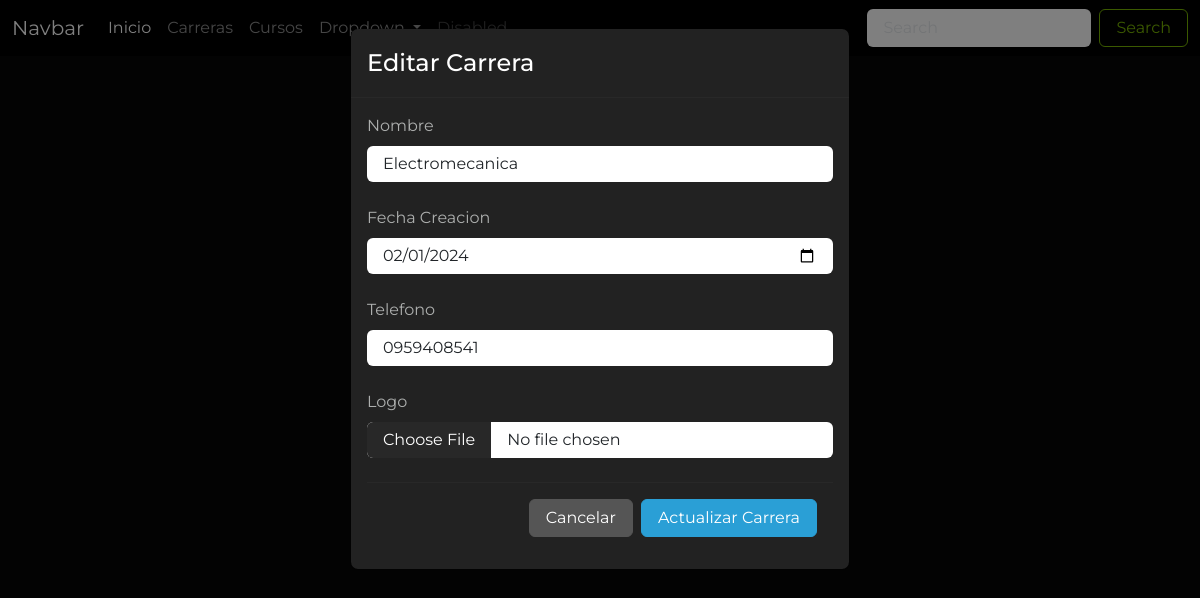
/editar_carrera/4, run on an earlier commit of the app's database.
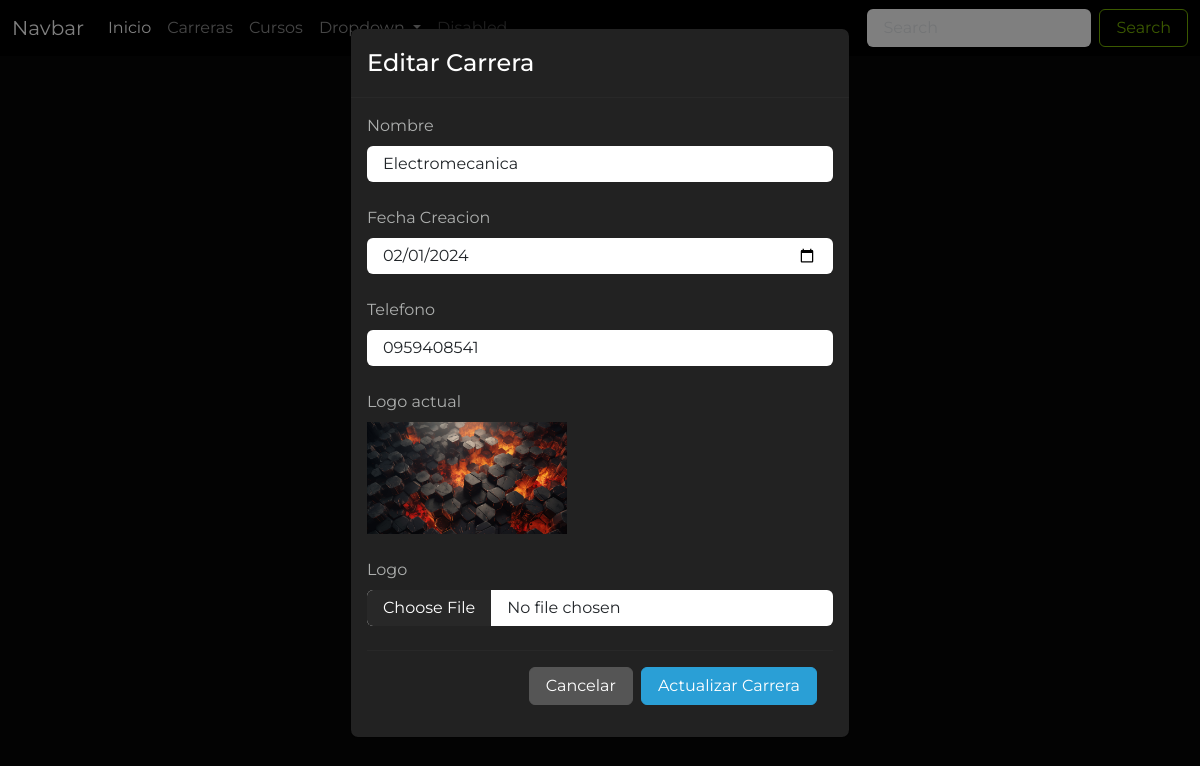
And on a later commit of the database.
### Aplicaciones/Educacion/models.py (models this page shows, shortened)
class Carrera(models.Model):
    id_car=models.AutoField(primary_key=True)
    nombre_car=models.CharField(max_length=50)
    fecha_creacion_car=models.DateField()
    telefono_car=models.CharField(max_length=10)
    logo_car=models.FileField(upload_to='carreras', null=True)

### Aplicaciones/Educacion/views/carrera_views.py (the view)
# urls.py: path('editar_carrera/<id>', carrera_views.editar_carrera, name="editar_carrera"),
def editar_carrera(request, id):
    carreraDb = Carrera.objects.get(id_car=id)
    return render(request, 'editar_carrera.html', {
      "carrera": carreraDb
    })

### Aplicaciones/Educacion/templates/editar_carrera.html (shortened to what this page needs)
{% extends 'plantilla.html' %} {% load static %}  {% block contenido %}
<div class="container">
  <h1 class="mt-4 text-center">Editar Carrera</h1>
</div>
<div
  class="modal fade"
  id="exampleModal"
  tabindex="-1"
  aria-labelledby="exampleModalLabel"
  aria-hidden="true"
  data-bs-backdrop="static"
>
  <div class="modal-dialog">
    <div class="modal-content">
      <div class="modal-header">
        <h1 class="modal-title fs-5" id="exampleModalLabel">Editar Carrera</h1>
      </div>
      <div class="modal-body">
        <form
          action="{% url 'procesar_editar_carrera' %}"
          method="post"
          enctype="multipart/form-data"
        >
          <div class="mb-4">
            <label for="" class="form-label">Nombre</label>
            <input
              type="text"
              placeholder="Sistemas de Informacion"
              id="nombre_car"
              name="nombre_car"
              required
              class="form-control"
              value="{{carrera.nombre_car}}"
            />
          </div>
          <div class="mb-4">
            <label for="" class="form-label">Fecha Creacion</label>
            <input
              type="date"
              id="fecha_creacion_car"
              name="fecha_creacion_car"
              required
              class="form-control"
              value="{{carrera.fecha_creacion_car|date:'Y-m-d'}}"
            />
          </div>
          <div class="mb-4">
            <label for="" class="form-label">Telefono</label>
            <input
              type="text"
              placeholder="0945879541"
              id="telefono_car"
              name="telefono_car"
              required
              class="form-control"
              value="{{carrera.telefono_car}}"
            />
          </div>
          <div class="mb-4">
            {% if carrera.logo_car %}
            <label for="" class="form-label">Logo actual</label>
            <br />
            <img src="{{carrera.logo_car.url}}" alt="" width="200" />
            {% endif %}
          </div>
          <div class="mb-4">
            <label for="" class="form-label">Logo</label>
            <input
              type="file"
              class="form-control"
              name="logo_car"
              id="logo_car"
              accept="image/*"
            />
          </div>
          <div class="modal-footer">
            <a
              href="{% url 'carreras' %}"
              type="button"
              class="btn btn-secondary"
            >
              Cancelar
            </a>
            <button type="submit" class="btn btn-primary">
              Actualizar Carrera
            </button>
          </div>
        </form>
      </div>
    </div>
  </div>
</div>
{% endblock contenido %}

What changed in the data, as far as the page shows it:
changed Carrera "Electromecanica": logo_car: picture added
Also different on the page:
text now shown: "Logo actual"
